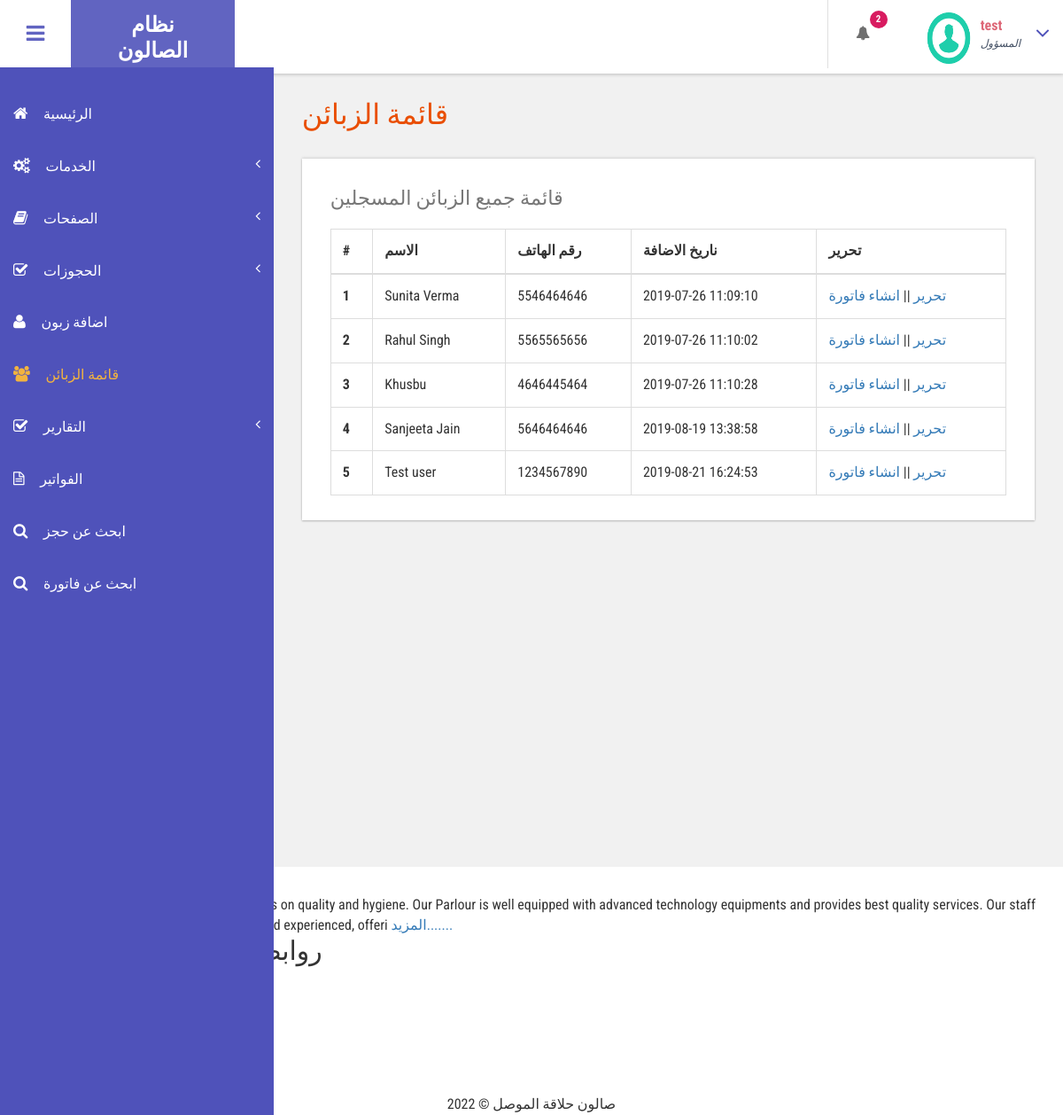
The app's page /admin/customer-list.php (signed in) with its own data.
### tables this page shows
CREATE TABLE `tblcustomers` (
  `ID` int(10) NOT NULL,
  `Name` varchar(120) DEFAULT NULL,
  `Email` varchar(200) DEFAULT NULL,
  `MobileNumber` bigint(11) DEFAULT NULL,
  `Gender` enum('Female','Male','Transgender') DEFAULT NULL,
  `Details` mediumtext DEFAULT NULL,
  `CreationDate` timestamp NULL DEFAULT current_timestamp(),
  `UpdationDate` timestamp NULL DEFAULT NULL ON UPDATE current_timestamp()
);

CREATE TABLE `tblpage` (
  `ID` int(10) NOT NULL,
  `PageType` varchar(200) DEFAULT NULL,
  `PageTitle` mediumtext DEFAULT NULL,
  `PageDescription` mediumtext DEFAULT NULL,
  `Email` varchar(200) DEFAULT NULL,
  `MobileNumber` bigint(10) DEFAULT NULL,
  `UpdationDate` date DEFAULT NULL,
  `Timing` varchar(200) NOT NULL
);

### admin/customer-list.php (the view, shortened to what this page needs)
<?php
include('includes/dbconnection.php');
if (strlen($_SESSION['bpmsaid']==0)) {
  header('location:logout.php');
  } else{
  ?>
<!DOCTYPE HTML>
<html>
<head>
<link href="css/bootstrap.css" rel='stylesheet' type='text/css' />
<link href="css/style.css" rel='stylesheet' type='text/css' />
<link href="css/font-awesome.css" rel="stylesheet">
<link href="css/animate.css" rel="stylesheet" type="text/css" media="all">
<link href="css/custom.css" rel="stylesheet">
</head>
<body class="cbp-spmenu-push">
	<div class="main-content">
		 <?php include_once('includes/sidebar.php');?>
		 <?php include_once('includes/header.php');?>
		<div id="page-wrapper">
			<div class="main-page">
				<div class="tables">
					<h3 class="title1">قائمة الزبائن</h3>
					<div class="table-responsive bs-example widget-shadow">
						<h4>قائمة جميع الزبائن المسجلين</h4>
						<table class="table table-bordered"> <thead> <tr> <th>#</th> <th>الاسم</th> <th>رقم الهاتف</th> <th>ناريخ الاضافة</th><th>تحرير</th> </tr> </thead> <tbody>
<?php
$ret=mysqli_query($con,"select *from  tblcustomers");
$cnt=1;
while ($row=mysqli_fetch_array($ret)) {
?>
						 <tr> <th scope="row"><?php echo $cnt;?></th> <td><?php  echo $row['Name'];?></td> <td><?php  echo $row['MobileNumber'];?></td><td><?php  echo $row['CreationDate'];?></td> <td><a href="edit-customer-detailed.php?editid=<?php echo $row['ID'];?>">تحرير</a>  ||  <a href="add-customer-services.php?addid=<?php echo $row['ID'];?>">انشاء فاتورة </a></td> </tr>   <?php
$cnt=$cnt+1;
}?></tbody> </table>
					</div>
				</div>
			</div>
		</div>
		 <?php include_once('includes/footer.php');?>
</body>
</html>
<?php }  ?>

### admin/includes/header.php (shortened to what this page needs)
<div class="sticky-header header-section ">
      <div class="header-left">
        <button id="showLeftPush"><i class="fa fa-bars"></i></button>
        <div class="logo">
          <a href="index.html">
            <h1>نظام </h1>
            <h1>الصالون </h1>
          </a>
        </div>
        <div class="clearfix"> </div>
      </div>
      <div class="header-right">
        <div class="profile_details_left">
          <ul class="nofitications-dropdown">
            <?php
$ret1=mysqli_query($con,"select ID,Name from  tblappointment where Status=''");
$num=mysqli_num_rows($ret1);
?>
            <li class="dropdown head-dpdn">
              <a href="#" class="dropdown-toggle" data-toggle="dropdown" aria-expanded="false"><i class="fa fa-bell"></i><span class="badge blue"><?php echo $num;?></span></a>
            </li>
          </ul>
          <div class="clearfix"> </div>
        </div>
        <div class="profile_details">
        <?php
$adid=$_SESSION['bpmsaid'];
$ret=mysqli_query($con,"select AdminName from tbladmin where ID='$adid'");
$row=mysqli_fetch_array($ret);
$name=$row['AdminName'];
?>
          <ul>
            <li class="dropdown profile_details_drop">
              <a href="#" class="dropdown-toggle" data-toggle="dropdown" aria-expanded="false">
                <div class="profile_img">
                  <span class="prfil-img"><img src="images/download (1).png" alt="" width="50" height="60"> </span>
                  <div class="user-name">
                    <p><?php echo $name; ?></p>
                    <span>المسؤول</span>
                  </div>
                  <i class="fa fa-angle-down lnr"></i>
                  <div class="clearfix"></div>
                </div>
              </a>
            </li>
          </ul>
        </div>
      </div>
      <div class="clearfix"> </div>
    </div>

### includes/footer.php (shortened to what this page needs)
 <?php
include('includes/dbconnection.php');
?>
 <footer class="ftco-footer ftco-section">
      <div class="container">
        <div class="row mb-5">
          <div class="col-md">
            <div class="ftco-footer-widget mb-4">
              <h2 class="ftco-heading-2 logo">حلاقة الموصل</h2>
              <?php
$ret=mysqli_query($con,"select * from tblpage where PageType='aboutus' ");
while ($row=mysqli_fetch_array($ret)) {
?>
              <p><?php  echo substr($row['PageDescription'],0,200);?> <a href="about.php">المزيد.......</a></p><?php } ?>
            </div>
          </div>
          <div class="col-md" style="padding-left: 150px">
             <div class="ftco-footer-widget mb-4">
              <h2 class="ftco-heading-2">روابط مختصرة</h2>
              <ul class="list-unstyled">
                <li><a href="index.php" class="py-2 d-block">الرئيسية</a></li>
                <li><a href="about.php" class="py-2 d-block">من نحن</a></li>
                <li><a href="services.php" class="py-2 d-block">الخدمات</a></li>
                <li><a href="admin/index.php" class="py-2 d-block">المسؤول</a></li>
                <li><a href="contact.php" class="py-2 d-block">اتصل بنا</a></li>
              </ul>
            </div>
          </div>
            </div>
          </div>
        </div>
        <div class="row">
          <div class="col-md-12 text-center">
            <p>
  2022 &copy; صالون حلاقة الموصل </p>
          </div>
        </div>

### admin/css/style.css (style rules this page uses)
h4, h5, h6, h1, h2, h3 { margin: 0; }
ul, ol { margin: 0; }
p { margin: 0; }
html, body { font-family: 'Roboto Condensed', sans-serif; font-size: 100%; overflow-x: hidden; background: #fff; }
body a { transition: 0.5s all ease; -webkit-transition: 0.5s all ease; -moz-transition: 0.5s all ease; -o-transition: 0.5s all ease; -ms-transition: 0.5s all ease; text-decoration:none; }
h1,h2,h3,h4,h5,h6 { margin:0; }
p { margin:0; }
ul,label { margin:0; padding:0; }
.main-content { position: relative; }
.sticky-header { position: fixed; top: 0; left:0px; width: 100%; z-index: 100; }
.header-section { background:#FFF; box-shadow: 1px 1px 4px rgba(0, 0, 0, 0.21); -webkit-box-shadow: 1px 1px 4px rgba(0, 0, 0, 0.21); -moz-box-shadow: 1px 1px 4px rgba(0, 0, 0, 0.21); -o-box-shadow: 1px 1px 4px rgba(0, 0, 0, 0.21); }
.header-section::after { clear: both; display: block; content: ''; }
.header-left { float: left; width: 45%; }
.header-right { float: right; }
button#showLeftPush { font-size: 1.5em; width: 80px; padding: 0.87em 0; text-align: center; cursor: pointer; float: left; color: #6F6F6F; -moz-transition: all 0.2s ease-out 0s; -webkit-transition: all 0.2s ease-out 0s; transition: all 0.2s ease-out 0s; border: none; background-color: #fff; outline:none; }
.cbp-spmenu-push { overflow-x: hidden; position: relative; }
.cbp-spmenu, .cbp-spmenu-push { -webkit-transition: all 0.3s ease; -moz-transition: all 0.3s ease; transition: all 0.3s ease; }
.cbp-spmenu-push div#page-wrapper { margin: 0 0 0 19.3em; transition:.5s all; -webkit-transition:.5s all; -moz-transition:.5s all; }
.fa { display: inline-block; font-family: FontAwesome; font-style: normal; font-weight: normal; line-height: 1; -webkit-font-smoothing: antialiased; -moz-osx-font-smoothing: grayscale; }
.logo { background: #6164C1; text-align: center; float: left; }
.logo a { padding: 0.9em 3.3em .7em; display: block; text-decoration: none; }
.logo a h1 { color: #fff; font-size: 1.5em; line-height: 1.2em; font-weight: 700; }
.profile_details_left { float: left; }
li.dropdown.head-dpdn { display: inline-block; padding: 1.7em 0; border-left: 1px solid #E0E0E0; float: left; }
li.dropdown.head-dpdn a.dropdown-toggle { padding: 1.7em 2em; }
i.fa.fa-bell { color:#6F6F6F; }
.header-right span.badge { font-size: 11px; font-weight: bold; color: #FFF; background: #8BC34A; line-height: 15px; width: 20px; height: 20px; border-radius: 2em; -webkit-border-radius: 2em; -moz-border-radius: 2em; -o-border-radius: 2em; text-align: center; display: inline-block; position: absolute; top: 16%; padding: 2px 0 0; }
.header-right span.blue { background-color:#D81B60; }
.profile_details { float: right; }
.profile_details_drop a.dropdown-toggle { display:block; padding: 0.8em 3em 0 2em; }
.profile_img span.prfil-img { float:left; }
.user-name { float:left; margin-top:8px; margin-left:11px; height:35px; }
.profile_details ul li { list-style-type:none; position:relative; }
.profile_details li a i.fa.lnr { position: absolute; top: 34%; right: 8%; color: #4F52BA; font-size: 1.6em; }
.user-name p { font-size:1em; color:#DD6777; line-height:1em; font-weight:700; }
.user-name span { font-size: .75em; font-style: italic; color: #424f63; font-weight: normal; margin-top: .3em; }
.charts,.row { margin: 2em 0 0; }
.widget-shadow { background-color: #fff; box-shadow: 0 -1px 3px rgba(0,0,0,.12),0 1px 2px rgba(0,0,0,.24); -webkit-box-shadow: 0 -1px 3px rgba(0,0,0,.12),0 1px 2px rgba(0,0,0,.24); -moz-box-shadow: 0 -1px 3px rgba(0,0,0,.12),0 1px 2px rgba(0,0,0,.24); }
h3.title1 { font-size: 2em; color: #e94e02; margin-bottom: 0.8em; }
.table > thead > tr > th, .table > tbody > tr > th, .table > tfoot > tr > th, .table > thead > tr > td, .table > tbody > tr > td, .table > tfoot > tr > td { border-top: none; }
.tables h4 { font-size: 1.4em; margin-bottom: 1em; color: #777777; }
.tables .panel-body ,.tables .bs-example { padding: 2em 2em 0.5em; }
.tables .table > thead > tr > th, .tables .table > tbody > tr > th, .tables .table > tfoot > tr > th, .tables .table > thead > tr > td, .tables .table > tbody > tr > td, .tables .table > tfoot > tr > td { padding: 13px; border-top: 1px solid #E0E0E0; }
.bs-example { margin-top: 2em; }

### admin/css/custom.css (style rules this page uses)
#page-wrapper { padding:7em 2em 2.5em; background-color: #F1F1F1; }

### records on screen
tblcustomers: Name "Sunita Verma", MobileNumber "5546464646", CreationDate "2019-07-26 11:09:10"
tblcustomers: Name "Rahul Singh", MobileNumber "5565565656", CreationDate "2019-07-26 11:10:02"
tblcustomers: Name "Khusbu", MobileNumber "4646445464", CreationDate "2019-07-26 11:10:28"
tblcustomers: Name "Sanjeeta Jain", MobileNumber "5646464646", CreationDate "2019-08-19 13:38:58"
tblcustomers: Name "Test user", MobileNumber "1234567890", CreationDate "2019-08-21 16:24:53"
tblpage: PageDescription "Our main focus is on quality and hygiene. Our Parlour is well equipped with advanced technology equipments and provides best quality services. Our staff is well trained and experienced, offeri"

### other values on screen
$num "2"
$name "test"
